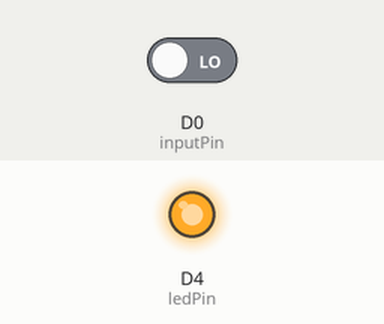
Simulated run of this sketch. Board: ESP8266 (NodeMCU). Shown: output pins drawn as LEDs (lit = HIGH). Inputs (shaded band) come from the test bench; at power-on: D0 (inputPin) LOW.

Above: at 1.2 s.
1.3 s: D0 (inputPin) driven HIGH
At 2.3 s:
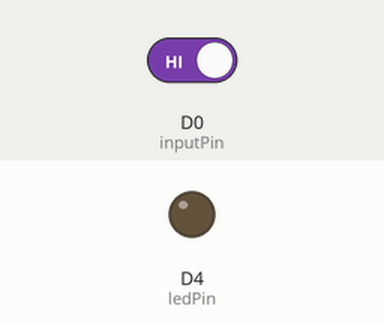
2.8 s: D0 (inputPin) driven LOW
At 3.5 s:
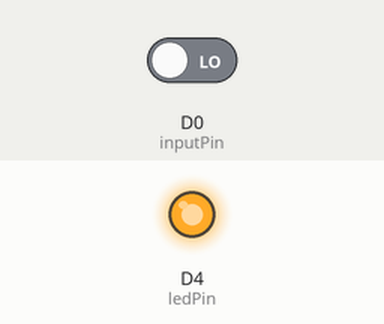
Timing chart, 0 to 5.8 s (numbered marks = the images above; inputs shaded):
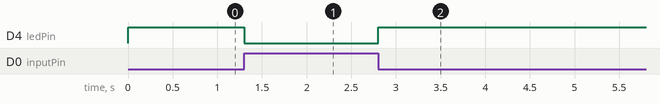

Measured:
- after the input at 1.3 s, D4 (ledPin): HIGH → LOW at once
- after the input at 2.8 s, D4 (ledPin): LOW → HIGH at once

The sketch:

s11_Push_Button.ino
```cpp
/*

Ks0029 keyestudio Digital Push Button
_________________________________
|  SETUP                          |
|Sensor pin  ::    Particle pin   |
|   +        ::        3.3v       |
|   -        ::        GND        |
|   S        ::        D0         |
|   led      ::        D4         |
|   gnd      ::        GND        |
|_________________________________|


SPECIFICATIONS:

Basic push button led example
when button is pushed, current goes through

src: https://wiki.keyestudio.com/Ks0029_keyestudio_Digital_Push_Button
*/


#define ledPin D4                // choose the pin for the LED (can be any)
#define inputPin D0               // Connect sensor to input pin 3
void setup() {
  pinMode(ledPin, OUTPUT);      // declare LED as output
  pinMode(inputPin, INPUT);     // declare pushbutton as input
}
void loop(){
  int val = digitalRead(inputPin);  // read input value
  if (val == HIGH) {            // check if the input is HIGH
    digitalWrite(ledPin, LOW);  // turn LED OFF
  } else {
    digitalWrite(ledPin, HIGH); // turn LED ON
  }
}
```
